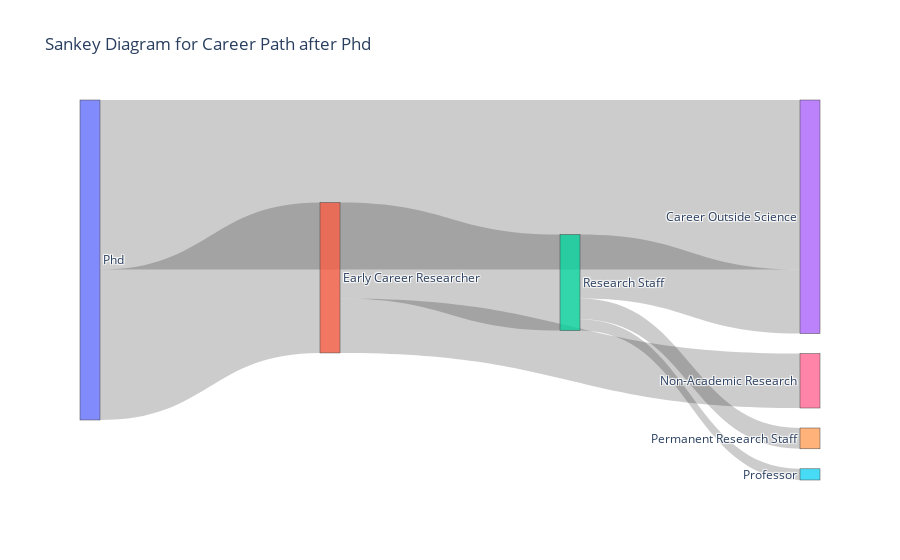

Here is the notebook cell this chart was saved with:
### Code cell
fig=dict(data=[data_trace],
        layout=layout)
offline.iplot(fig)

### Figure 1 — Plotly figure (JSON) as saved in the notebook; plotly's stock layout.template omitted (floating-point values rounded to 4 significant figures)
{"data": [{"link": {"source": [0, 0, 1, 1, 2, 2, 2], "target": [3, 1, 2, 6, 3, 4, 5, 6], "value": [53, 47, 30, 17, 20, 6.5, 3.5, 10]}, "node": {"label": ["Phd", "Early Career Researcher", "Research Staff", "Career Outside Science", "Permanent Research Staff", "Professor", "Non-Academic Research"]}, "type": "sankey"}], "layout": {"title": {"text": "Sankey Diagram for Career Path after Phd"}}}
